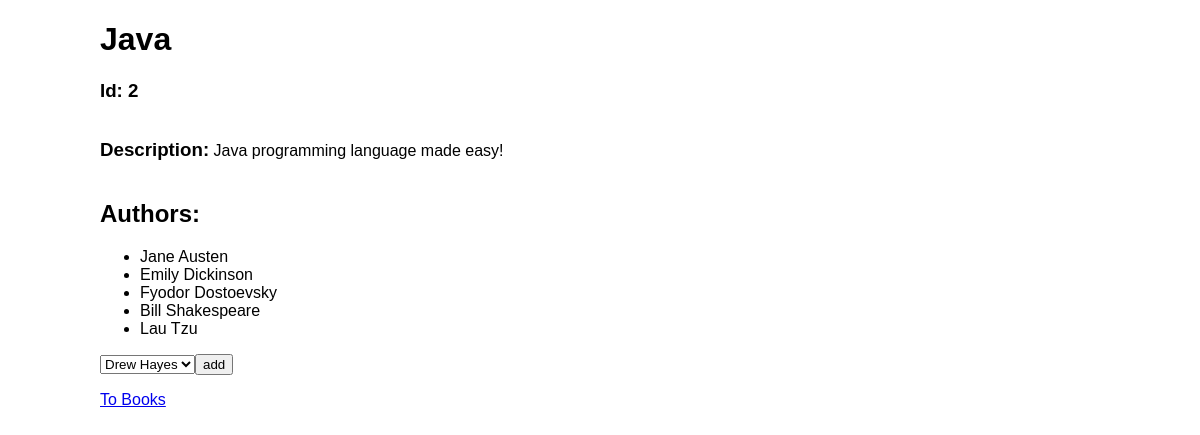
The page /books/2 on the database its author committed.
### books_authors_app/models.py (models this page shows)
class Book(models.Model):
    title = models.CharField(max_length=255)
    desc = models.TextField()
    created_at = models.DateTimeField(auto_now_add=True)
    updated_at = models.DateTimeField(auto_now=True)

class Author(models.Model):
    first_name = models.CharField(max_length=45)
    last_name = models.CharField(max_length=45)
    notes = models.TextField()
    books = models.ManyToManyField(Book, related_name="authors")
    created_at = models.DateTimeField(auto_now_add=True)
    updated_at = models.DateTimeField(auto_now=True)

### books_authors_app/views.py (the view)
# urls.py: path('books/<id>', views.viewbook),
def viewbook(request, id):
    book = Book.objects.get(id=id)
    authors = Author.objects.all()
    authorsInBook = book.authors.all()
    authorsNotInBook = authors.exclude(books = book)
    context = {
        'book' : book,
        'authors' : authors,
        'authorsInBook' : authorsInBook,
        'authorsNotInBook' : authorsNotInBook,
        }
    return render(request, 'books_authors_app/books.html', context)

### books_authors_app/templates/books_authors_app/books.html (shortened to what this page needs)
<!DOCTYPE html>
<html lang="en">
<head>
    {% load static %}
    <link rel="stylesheet" href="{% static 'books_authors_app/css/style.css' %}">
</head>
<body>
    <div class="container">
        <h1>{{book.title}}</h1>
        <h3>Id: {{book.id}}</h3>
        <h3 class="playnice">Description:</h3>
        <p>{{book.desc}}</p>
        <h2>Authors:</h2>
        <ul>
            {% for author in authorsInBook %}
            <li>{{author.first_name}} {{author.last_name}}</li>
            {% endfor %}
        </ul>
        <form action="/addAuthorToBook" method="post">
            <select name="author">
                {% for author in authorsNotInBook %}
                <option value="{{author.id}}">{{author.first_name}} {{author.last_name}}</option>
                {% endfor %}
                <input type="submit" value="add">
            </select>
        </form>
        <a href="/"><p class="notnice">To Books</p></a>
    </div>
</body>
</html>

### books_authors_app/static/books_authors_app/css/style.css (style rules this page uses)
.container { width: 1000px; margin: 0 auto; font-family: Arial, Helvetica, sans-serif; }
.playnice { display: inline-block; }
.notnice { display: block; }
p { display: inline-block; }

### rows shown on the page
Book: title "Java", id "2", desc "Java programming language made easy!"
Author: first_name "Jane", last_name "Austen"
Author: first_name "Emily", last_name "Dickinson"
Author: first_name "Fyodor", last_name "Dostoevsky"
Author: first_name "Bill", last_name "Shakespeare"
Author: first_name "Lau", last_name "Tzu"

### other values the page prints
form field author "Drew Hayes"
